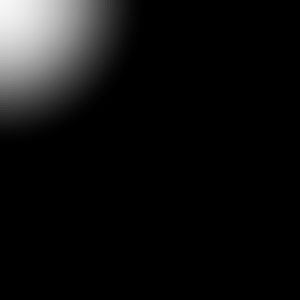
Frame 1 (no input)
Frame 60 (the mouse pressed at the canvas centre just before this capture): identical to frame 1, image omitted
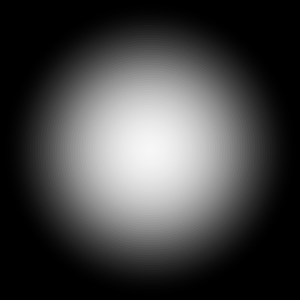
Frame 120 (the mouse held since frame 60 and released just before this capture)

The Processing sketch that drew these frames (run headless with seeded random() and noise(); from frame 60 on, the mouse is pressed at the canvas centre):

// Processing sketch: processing_60522
// ── processing_60522.pde

void setup()
{
  smooth();
  background(0);
  size(300, 300);
  noCursor();
}

int inner_radius = 10;
int c_radius = 300;
int distance = 5;
float stroke_weight = 0.5;
boolean bstroke = false;

void draw()
{
  background(0);
  noStroke();
  for (int i = 0; i < c_radius; i+=distance)
  {
    fill(#FFFFFF, i/inner_radius);
    strokeWeight(stroke_weight);
    stroke(#000000);
    if (bstroke == false)
    {
      noStroke();
    }
    ellipse(mouseX, mouseY, c_radius - i, c_radius - i);
  }
}

void keyPressed()
{
  if (key == '+' && inner_radius > 1) {
    inner_radius--;
  }
  if (key == '-') {
    inner_radius++;
  }
  if (key == 'g') {
    c_radius++;
  }
  if (key == 'k') {
    c_radius--;
  }
  if (key == 'm' && distance > 1) {
    distance--;
  }
  if (key == 'n') {
    distance++;
  }
  if (key == 's' && stroke_weight > 0.2) {
    bstroke = true; 
    stroke_weight-=0.1;
  }
  if (key == 'w') {
    bstroke = true; 
    stroke_weight+=0.1;
  }
  if (key == 'x') {
    bstroke = false;
  }
  if (key == 'd')
  {
    distance = 5;
    c_radius = 300;
    inner_radius = 10;
    stroke_weight = 0.5;
  }
}
